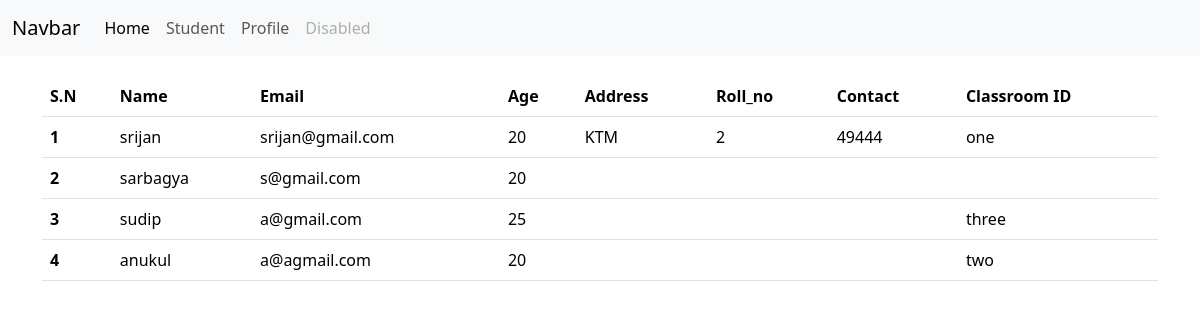
/inherit/student/, run on an earlier commit of the app's database.
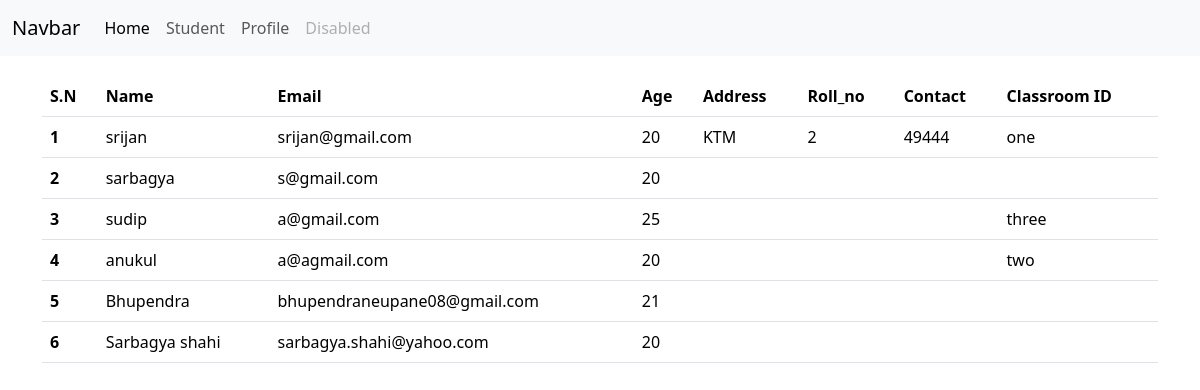
And on a later commit of the database.
### temp_inheritance/models.py (models this page shows, shortened)
class Student(models.Model):
    name = models.CharField(max_length=20)
    email = models.EmailField()
    age = models.IntegerField()
    classroom = models.ForeignKey(ClassRoom, on_delete=models.CASCADE, related_name="classroom_students", null=True, blank=True)

class StudentProfile(models.Model):
    student = models.OneToOneField(Student, on_delete=models.CASCADE)
    contact = models.CharField(max_length=20)
    address = models.CharField(max_length=20)
    roll_no = models.IntegerField()

class ClassRoom(models.Model):
    name = models.CharField(max_length=20)

### temp_inheritance/views.py (the view)
# urls.py: path("student/", model_student, name="student"),
def model_student(request):
    student = Student.objects.all()
    return render(request, template_name="temp_inheritance/model_student.html", context={"students":student})

### temp_inheritance/templates/temp_inheritance/model_student.html
{% extends 'temp_inheritance/base.html'%}
{% block content %}
<table class="table">
    <thead>
      <tr>
        <th scope="col">S.N</th>
        <th scope="col">Name</th>
        <th scope="col">Email</th>
        <th scope="col">Age</th>
        <th scope="col">Address</th>
        <th scope="col">Roll_no</th>
        <th scope="col">Contact</th>
        <th scope="col">Classroom ID</th>
      </tr>
    </thead>
    {% for data in students%}
    <tbody>
      <tr>
        <th scope="row">{{forloop.counter}}</th>
        <td>{{data.name}}</td>
        <td>{{data.email}}</td>
        <td>{{data.age}}</td>
        <td>{{data.studentprofile.address}}</td>
        <td>{{data.studentprofile.roll_no}}</td>
        <td>{{data.studentprofile.contact}}</td>
        <td>{{data.classroom.name}}</td>
      </tr>
    </tbody>
    {%endfor%}
  </table>
{% endblock%}

What changed in the data, as far as the page shows it:
added Student: name "Bhupendra", email "bhupendraneupane08@gmail.com", age "21"
added Student: name "Sarbagya shahi", email "sarbagya.shahi@yahoo.com", age "20"
